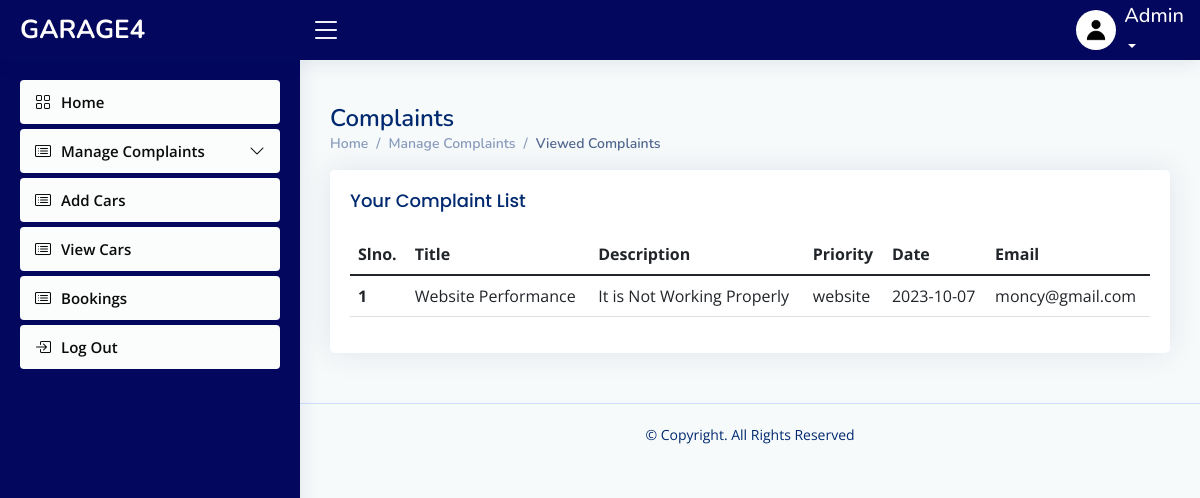
Page /admin/viewedcomplaint.php on the earlier database version.
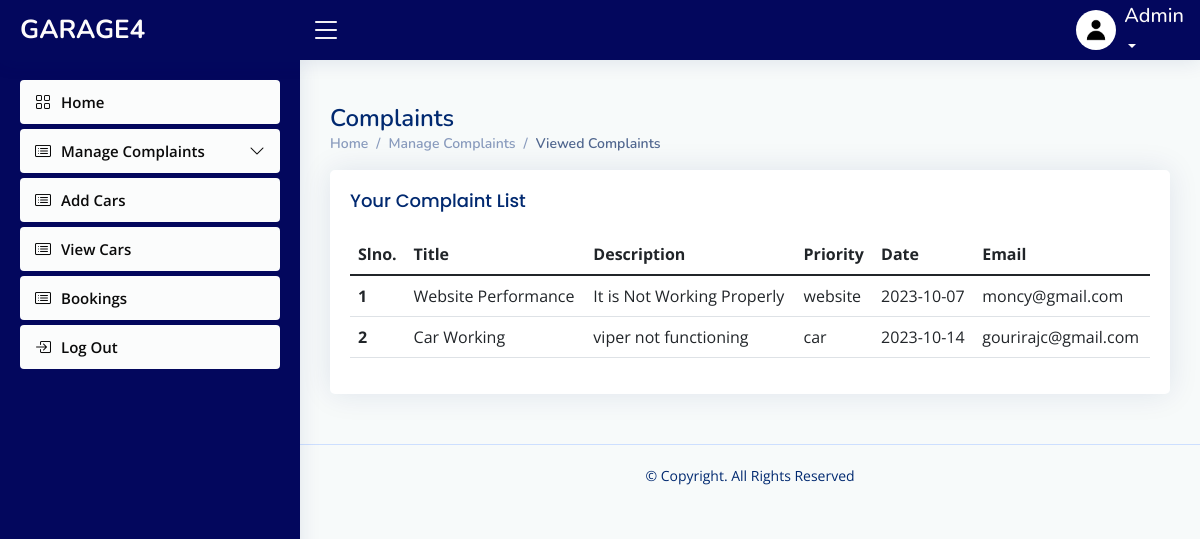
Same page on the later database version.
### tables this page shows
CREATE TABLE `complaint` (
  `complaint_id` int(30) NOT NULL,
  `title` varchar(40) NOT NULL,
  `description` varchar(200) NOT NULL,
  `type` varchar(10) NOT NULL,
  `date` date NOT NULL,
  `email_id` varchar(50) NOT NULL,
  `reply` varchar(10) NOT NULL,
  `message` varchar(60) NOT NULL
);

### connect.php (called while the page is built, shortened)
<?php
$dbname="garage4";
$conn=mysqli_connect("localhost","root","",$dbname);
function select_data($sql)
{
  global $conn;
  $res = mysqli_query($conn, $sql);
  if ($res)
    return $res;
  else
    return False;
}
?>

### admin/viewedcomplaint.php (the view, shortened to what this page needs)
<?php
include("header.php");
?>
  <main id="main" class="main">
    <div class="pagetitle">
      <h1>Complaints</h1>
      <nav>
        <ol class="breadcrumb">
        <li class="breadcrumb-item"><a href="activeuser.php">Home</a></li>
          <li class="breadcrumb-item">Manage Complaints</a></li>
          <li class="breadcrumb-item active">Viewed Complaints</li>
        </ol>
      </nav>
    </div>
    <div class="card">
          <div class="card-body">
            <h5 class="card-title">
            Your Complaint List
            </h5>
    <section class="section dashboard">
      <div class="row">
      <section class="section">
      <div class="row">
        <div class="col-lg-12">
              <table class="table datatable">
                <thead>
                  <tr>
                    <th scope="col">Slno.</th>
                    <th scope="col">Title</th>
                    <th scope="col">Description</th>
                    <th scope="col">Priority</th>
                    <th scope="col">Date</th>
                    <th scope="col">Email</th>
                  </tr>
                </thead>
                <tbody>
                <?php
               $sql = "SELECT * FROM complaint where  reply='1' ";
                $data=select_data($sql);
                $n=1;
                while ($row = mysqli_fetch_assoc($data)) {
                  ?>
                  <tr>
                  <th scope='row'><?php echo $n++; ?></th>
                 <td><?php echo  $row['title'] ?></td>
                 <td> <?php echo $row['description'] ?></td>
                 <td><?php echo $row['type'] ?></td>
                 <td><?php echo $row['date']?></td>
                 <td> <?php echo $row['email_id']  ?></td>
                  <?php
                  }
                  ?>
                </tbody>
              </table>
            </div>
          </div>
        </div>
      </div>
  </main>

Differences in the rows shown:
added complaint: title "Car Working", description "viper not functioning", type "car", date "2023-10-14", email "gourirajc@gmail.com"
